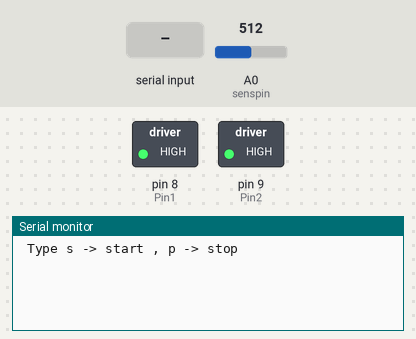
This sketch was run on a simulated Arduino Uno, built with avr-gcc and run on an emulated ATmega328P. Shown: switched loads named in the sketch (green lamp = pin HIGH), the last lines printed to the serial monitor. The inputs (shaded band) are chosen by the test bench; at power-on: A0 (senspin) = 512.

Above: at 1.2 s.
1.3 s: "s" received over Serial
At 1.7 s:
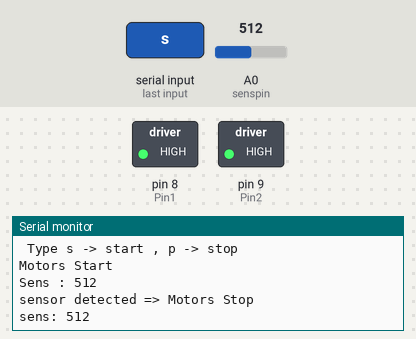
2.8 s: "p" received over Serial
At 4.3 s:
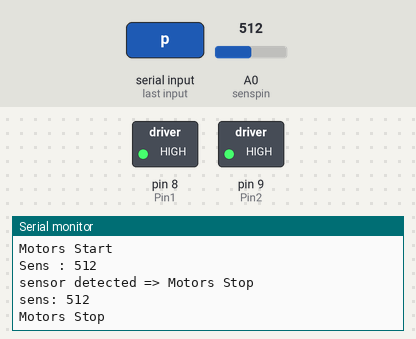

The sketch:

test.ino
```cpp
const int Pin1 = 8;
const int Pin2 = 9;
const int senspin = A0;

const int RELAY_ON = LOW;
const int RELAY_OFF = HIGH;

char inp;
bool isMoving = false;

void setup() {
  pinMode(Pin1, OUTPUT);
  pinMode(Pin2, OUTPUT);

  digitalWrite(Pin1, RELAY_OFF);
  digitalWrite(Pin2, RELAY_OFF);

  Serial.begin(9600);
  Serial.println(" Type s -> start , p -> stop");
}

void loop() {
  int sensvalue = analogRead(senspin);

  if(Serial.available() > 0){
    inp = Serial.read();

    if(inp == 's'){
      isMoving = true;
      Serial.println("Motors Start");
      Serial.print("Sens : ");
      Serial.println(sensvalue);
    }
    else if(inp == 'p'){
      isMoving = false;
      Serial.println("Motors Stop");
    }
  }

  if (isMoving) {

    if (sensvalue > 500 && sensvalue < 600){

        digitalWrite(Pin1, RELAY_OFF);
        digitalWrite(Pin2, RELAY_OFF);
        isMoving = false;

        Serial.println("sensor detected => Motors Stop");
        Serial.print("sens: ");
        Serial.println(sensvalue);
    }
    else {
        digitalWrite(Pin1, RELAY_ON);
        digitalWrite(Pin2, RELAY_ON);
    }
  }

  else {
      digitalWrite(Pin1, RELAY_OFF);
      digitalWrite(Pin2, RELAY_OFF);
  }
}
```

Measured:
- after the input at 1.3 s, the serial monitor: prints a new line at once (image 1)
- after the input at 2.8 s, the serial monitor: prints a new line at once (image 2)
